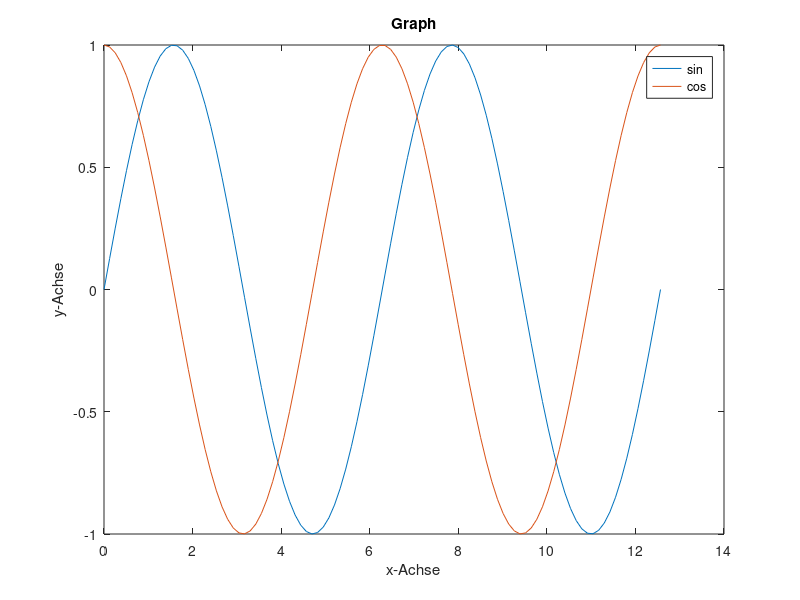

Source code (MATLAB):
x = linspace(0,4*pi,100);
y = sin(x);
z = cos(x);

plot(x,y,'-')
title('Graph')
ylabel('y-Achse')
xlabel('x-Achse')
hold on
plot(x,z,'-')
legend('sin', 'cos')